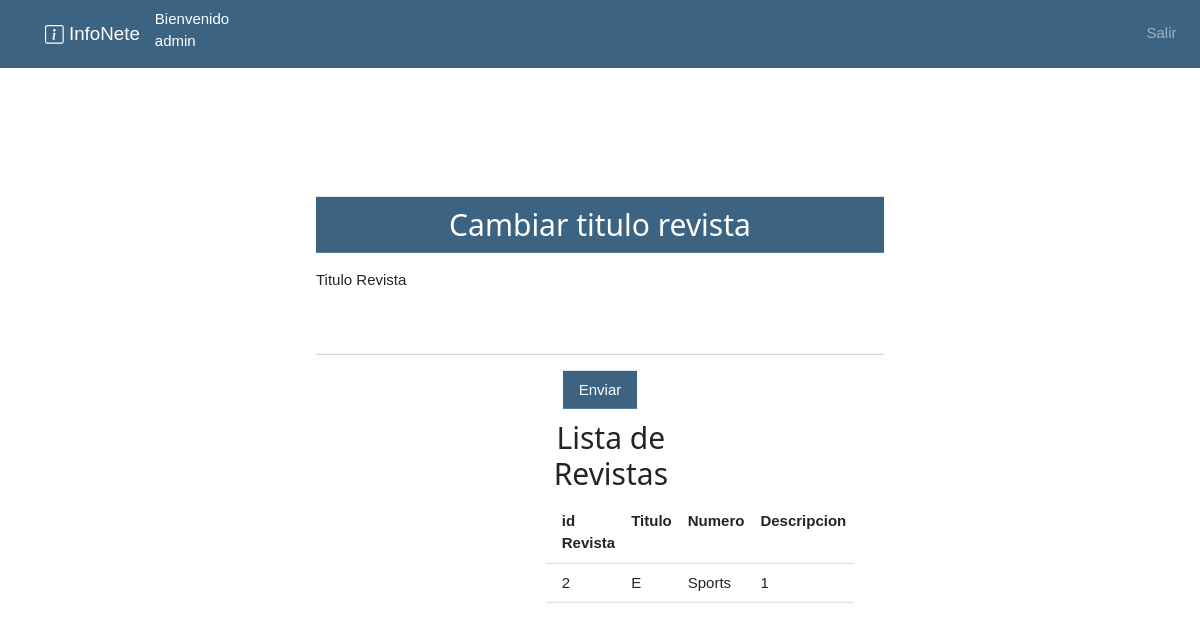
Page /interno.php?page=redirectRevista&cod_revista=2 (signed in) on the committed database.
### tables this page shows
CREATE TABLE Diario_Revista
(
Id int NOT NULL auto_increment,
Titulo  varchar(50),
Numero int NOT NULL,
Descripcion varchar(100),
imagen_revista varchar(200),
CONSTRAINT PK_Revista PRIMARY KEY (Id)
);

### controller/RevistaController.php (called while the page is built, shortened)
<?php
class RevistaController
{
    private $modelo;
    public function __construct()
    {
        include_once("model/RevistaModel.php");
        $this->modelo = new RevistaModel();
    }
    public function redirectEditarRevista($cod_revista)
    {
        $resultadoRevista=$this->modelo->executeBuscarRevistaPorId($cod_revista);
        include_once("view/revista/editarRevistaView.php");
    }
}

### helper/Database.php (called while the page is built, shortened)
<?php
class Database
{
    private $conexion;
    public function __construct()
    {
        $configuracion = parse_ini_file("config/config.ini");
        $servername = $configuracion["servername"];
        $username = $configuracion["username"];
        $dbname = $configuracion["dbname"];
        $password = $configuracion["password"];
        $conn = new mysqli($servername, $username, $password);
        $conn->select_db($dbname);
        $this->conexion = $conn;
    }
    public function queryBuscarRevistaPorId($cod_revista)
    {
        $resultados = array();
        $stmt2 = $this->conexion->prepare("SELECT * FROM Diario_Revista where Id=$cod_revista");
        $stmt2->execute();
        $result = $stmt2->get_result();
        if ($result->num_rows === 0) {
            $_SESSION["sinDatos"] = "0";
        } else {
            $i = 1;
            while ($row = $result->fetch_assoc()) {
                $id = $row['Id'];
                $titulo = $row['Titulo'];
                $numero = $row['Numero'];
                $descripcion = $row['Descripcion'];
                $imagen = $row['imagen_revista'];
                $resultados[$i] = $id . "-" . $titulo . "-" . $numero . "-" . $descripcion . "-".$imagen;
                $i++;
            }
            return $resultados;
        }
    }
}

### model/RevistaModel.php (called while the page is built, shortened)
<?php
include_once("helper/Database.php");
class RevistaModel
{
    private $conexion;
    public function __construct()
    {
        $this->conexion = new Database();
    }
    public function executeBuscarRevistaPorId($cod_revista)
    {
        return  $this->conexion->queryBuscarRevistaPorId($cod_revista);
    }
}

### view/revista/editarRevistaView.php (the view, shortened to what this page needs)
<!doctype html>
<html lang="en">
<head>
</head>
<body>
<form class="w3-container w3-col s6 w3-display-middle" name="registrar" action="interno.php?page=editarRevista" method="post" enctype="application/x-www-form-urlencoded">
    <div class="w3-container bg-primary text-white text-center">
        <h2>Cambiar titulo revista</h2>
    </div>
    <label class="w3-margin-top">Titulo Revista</label>
    <input class="w3-input w3-margin-top" type="text" name="titulo">
    <div class="text-center w3-margin-top"><button class="w3-button bg-primary text-white" >Enviar</button></div>
    <div class="row w3-center" style="margin-left: 35%">
        <div class="col  col-md-6">
            <div class="w3-container">
                <h2>Lista de Revistas</h2>
                <table class="w3-table w3-bordered">
                    <tr class="w3-center">
                        <th>id Revista</th>
                        <th>Titulo</th>
                        <th>Numero</th>
                        <th>Descripcion</th>
                    </tr>
            </div>
            <?php
            if (isset($resultadoRevista)) {
                $tam = sizeof($resultadoRevista);
                for ($i = 1; $i <= $tam; $i++) {
                    $posi = explode("-", $resultadoRevista[$i]);
                    echo "<div>";
                    echo "<td>$posi[0]</td>";
                    echo "<td>$posi[1]</td>";
                    echo "<td>$posi[2]</td>";
                    echo "<td>$posi[3]</td>";
                }
            }
            ?>
        </div>
</form>
</body>
</html>

### view/css/estilos.css (style rules this page uses)
.bg-primary { background-color: #3c6382 !important; }

### view/css/style.css (style rules this page uses)
.bg-primary { background-color: #3c6382 !important; }

### view/css/w3.css (style rules this page uses)
*,*:before,*:after { box-sizing:inherit }
html { -ms-text-size-adjust:100%;-webkit-text-size-adjust:100% }
body { margin:0 }
button,input,select,textarea,optgroup { font:inherit;margin:0 }
button,input { overflow:visible }
button,select { text-transform:none }
button,[type=button],[type=reset],[type=submit] { -webkit-appearance:button }
html,body { font-family:Verdana,sans-serif;font-size:15px;line-height:1.5 }
html { overflow-x:hidden }
h2 { font-size:30px }
h1,h2,h3,h4,h5,h6 { font-family:"Segoe UI",Arial,sans-serif;font-weight:400;margin:10px 0 }
.w3-table,.w3-table-all { border-collapse:collapse;border-spacing:0;width:100%;display:table }
.w3-bordered tr,.w3-table-all tr { border-bottom:1px solid #ddd }
.w3-table td,.w3-table th,.w3-table-all td,.w3-table-all th { padding:8px 8px;display:table-cell;text-align:left;vertical-align:top }
.w3-table th:first-child,.w3-table td:first-child,.w3-table-all th:first-child,.w3-table-all td:first-child { padding-left:16px }
.w3-btn,.w3-button { border:none;display:inline-block;padding:8px 16px;vertical-align:middle;overflow:hidden;text-decoration:none;color:inherit;background-color:inherit;text-align:center;cursor:pointer;white-space:nowrap }
.w3-btn,.w3-button { -webkit-touch-callout:none;-webkit-user-select:none;-khtml-user-select:none;-moz-user-select:none;-ms-user-select:none;user-select:none }
.w3-input { padding:8px;display:block;border:none;border-bottom:1px solid #ccc;width:100% }
.w3-container:after,.w3-container:before,.w3-panel:after,.w3-panel:before,.w3-row:after,.w3-row:before,.w3-row-padding:after,.w3-row-padding:before, .w3-cell-row:before,.w3-cell-row:after,.w3-clear:after,.w3-clear:before,.w3-bar:before,.w3-bar:after { content:"";display:table;clear:both }
.w3-col,.w3-half,.w3-third,.w3-twothird,.w3-threequarter,.w3-quarter { float:left;width:100% }
.w3-col.s6 { width:49.99999% }
.w3-display-middle { position:absolute;top:50%;left:50%;transform:translate(-50%,-50%);-ms-transform:translate(-50%,-50%) }
.w3-container,.w3-panel { padding:0.01em 16px }
.w3-center { text-align:center!important }
.w3-margin-top { margin-top:16px!important }

### rows in the picture
diario_revista: Id "2", posi "E", posi "Sports", Numero "1"

### other values in the picture
$pos[1] "admin"
